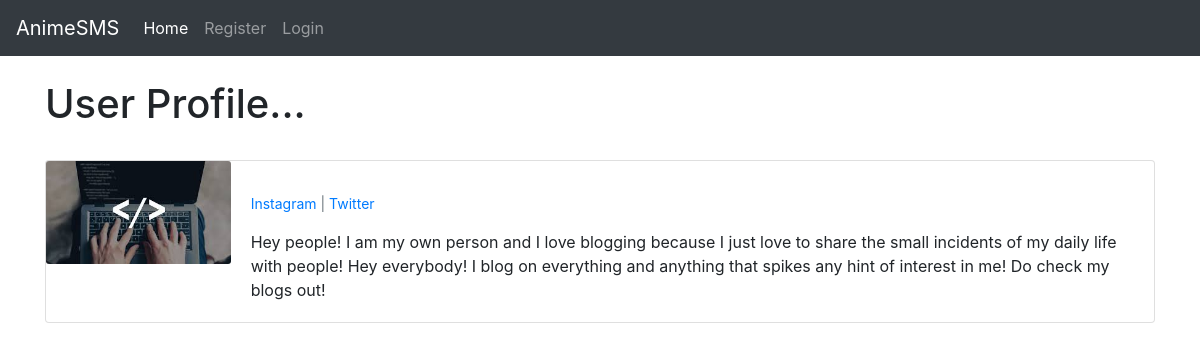
Screenshot of /members/2/profile/ with the database file from the repository.
### myblog/models.py (models this page shows, shortened)
class Profile(models.Model):
   user = models.OneToOneField(User, null=True, on_delete=models.CASCADE)
   bio = models.TextField()
   profile_pic = models.ImageField(null=True, blank=True, upload_to="images/profile/")
   website_url = models.CharField(max_length=255, null=True, blank=True)
   facebook_url = models.CharField(max_length=255, null=True, blank=True)
   twitter_url = models.CharField(max_length=255, null=True, blank=True)
   instagram_url = models.CharField(max_length=255, null=True, blank=True)

### members/views.py (the view)
# urls.py: path('<int:pk>/profile/', ShowProfilePageView.as_view(), name='show_profile_page'),
class ShowProfilePageView(DetailView):
    model = Profile
    template_name = 'registration/user_profile.html'
    def get_context_data(self, *args, **kwargs):
        context = super(ShowProfilePageView, self).get_context_data(*args, **kwargs)
        page_user = get_object_or_404(Profile, id=self.kwargs['pk'])
        context["page_user"] = page_user
        return context

### members/templates/registration/user_profile.html (shortened to what this page needs)
{% extends 'base.html' %}
{% load static %}
{% block content %}
<h1>User Profile...</h1>
<br>
<div class="card mb-3">
  <div class="row no-gutters">
    <div class="col-md-2">
        {% if page_user.profile_pic %}
            <img src="{{ page_user.profile_pic.url }}" class="card-img" alt="...">
        {% else %}
        <img src="{% static 'myblog/images/download.png' %}" class="card-img" alt="...">
        {% endif %}
      </div>
      <div class="col-md-10">
        <div class="card-body">
            <p class="small text-muted">
               {% if page_user.instagram_url %}
                    <a href="{{ page_user.instagram_url }}">Instagram </a> |
               {% endif %}
               {% if page_user.twitter_url %}
                    <a href="{{ page_user.twitter_url }}">Twitter</a>
               {% endif %}
             </p>
          <p class="card-text">
            {{ page_user.bio }}</p>
        </div>
      </div>
    </div>
  </div>
{% endblock %}

### rows the page displays
Profile: profile_pic (picture), bio "Hey people! I am my own person and I love blogging because I just love to share the small incidents of my daily life with people! Hey everybody! I blog on everything and anything that spikes any hint of interest in me! Do check my blogs out!"
